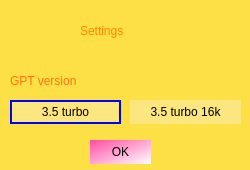
<?xml version="1.0" encoding="UTF-8"?>
<ui version="4.0">
 <class>SettingsWindow</class>
 <widget class="QDialog" name="SettingsWindow">
  <property name="geometry">
   <rect>
    <x>0</x>
    <y>0</y>
    <width>250</width>
    <height>170</height>
   </rect>
  </property>
  <property name="windowTitle">
   <string>Settings</string>
  </property>
  <property name="styleSheet">
   <string notr="true"> background-color: rgb(253, 223, 70);
</string>
  </property>
  <widget class="QLabel" name="label_2">
   <property name="geometry">
    <rect>
     <x>80</x>
     <y>20</y>
     <width>101</width>
     <height>21</height>
    </rect>
   </property>
   <property name="styleSheet">
    <string notr="true">QLabel {
    font: 700 14pt &quot;Segoe Script&quot;;
    color: rgb(255, 136, 0);
}

</string>
   </property>
   <property name="text">
    <string>Settings</string>
   </property>
  </widget>
  <widget class="QLabel" name="label_3">
   <property name="geometry">
    <rect>
     <x>10</x>
     <y>60</y>
     <width>221</width>
     <height>41</height>
    </rect>
   </property>
   <property name="styleSheet">
    <string notr="true">QLabel {
    font: 700 12pt &quot;Segoe Script&quot;;
    color:rgb(255, 116, 16)
}
</string>
   </property>
   <property name="text">
    <string>GPT version</string>
   </property>
  </widget>
  <widget class="QPushButton" name="standartbtn">
   <property name="geometry">
    <rect>
     <x>10</x>
     <y>100</y>
     <width>111</width>
     <height>24</height>
    </rect>
   </property>
   <property name="styleSheet">
    <string notr="true">QPushButton {
	font: 700 10pt &quot;Segoe Script&quot;;
    background-color: rgb(251, 230, 127);
    border-radius: 30px;
	border: 2px solid blue;
}

QPushButton:hover {
	background-color: rgb(251, 180, 82);
}
QPushButton:pressed {
    background-color:rgb(255, 140, 0) ;
}</string>
   </property>
   <property name="text">
    <string>3.5 turbo</string>
   </property>
  </widget>
  <widget class="QPushButton" name="probtn">
   <property name="geometry">
    <rect>
     <x>130</x>
     <y>100</y>
     <width>111</width>
     <height>24</height>
    </rect>
   </property>
   <property name="styleSheet">
    <string notr="true">QPushButton {
	font: 700 10pt &quot;Segoe Script&quot;;
    background-color: rgb(251, 230, 127);
    border-radius: 30px;
}

QPushButton:hover {
	background-color: rgb(251, 180, 82);
}
QPushButton:pressed {
    background-color:rgb(255, 140, 0) ;
}</string>
   </property>
   <property name="text">
    <string>3.5 turbo 16k</string>
   </property>
  </widget>
  <widget class="QPushButton" name="okbtn">
   <property name="geometry">
    <rect>
     <x>90</x>
     <y>140</y>
     <width>61</width>
     <height>24</height>
    </rect>
   </property>
   <property name="styleSheet">
    <string notr="true">QPushButton {
	font: 700 10pt &quot;Segoe Script&quot;;
	border-color: rgb(255, 170, 0);
    background-color: qlineargradient(spread:pad, x1:0, y1:0, x2:1, y2:1, stop:0 rgba(255, 77, 165, 255), stop:1 rgba(255, 255, 255, 255));
    border-radius: 30px;
}

QPushButton:hover {
	background-color: rgb(251, 180, 82);
}
QPushButton:pressed {
    background-color:rgb(255, 140, 0) ;
}</string>
   </property>
   <property name="text">
    <string>OK</string>
   </property>
  </widget>
 </widget>
 <resources/>
 <connections/>
</ui>
